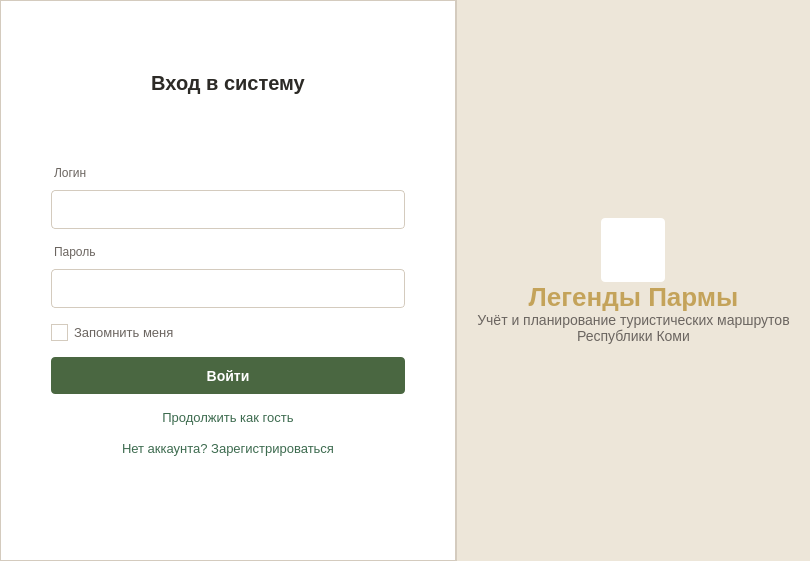
<?xml version="1.0" encoding="UTF-8"?>
<ui version="4.0">
 <class>LoginWindow</class>
 <widget class="QMainWindow" name="LoginWindow">
  <property name="geometry">
   <rect>
    <x>0</x>
    <y>0</y>
    <width>788</width>
    <height>561</height>
   </rect>
  </property>
  <property name="windowTitle">
   <string>LoginWindow</string>
  </property>
  <property name="styleSheet">
   <string notr="true">QMainWindow {
    background-color: #F5F0E8;
    color: #2C2A26;
}</string>
  </property>
  <widget class="QWidget" name="centralwidget">
   <layout class="QHBoxLayout" name="mainGlobalLayout" stretch="1,0,1">
    <property name="spacing">
     <number>0</number>
    </property>
    <property name="leftMargin">
     <number>0</number>
    </property>
    <property name="topMargin">
     <number>0</number>
    </property>
    <property name="rightMargin">
     <number>0</number>
    </property>
    <property name="bottomMargin">
     <number>0</number>
    </property>
    <item>
     <widget class="QFrame" name="leftPanel">
      <property name="frameShape">
       <enum>QFrame::Shape::NoFrame</enum>
      </property>
      <property name="styleSheet">
       <string notr="true">#leftPanel {
    background-color: #FFFFFF;
    border: 1px solid #D4CBBE;
}</string>
      </property>
      <layout class="QVBoxLayout" name="leftLayout">
       <property name="spacing">
        <number>16</number>
       </property>
       <property name="leftMargin">
        <number>50</number>
       </property>
       <property name="topMargin">
        <number>70</number>
       </property>
       <property name="rightMargin">
        <number>50</number>
       </property>
       <property name="bottomMargin">
        <number>50</number>
       </property>
       <item>
        <widget class="QLabel" name="loginsystem">
         <property name="styleSheet">
          <string notr="true">background: transparent;
font-size:20px;
font-weight:600;
color:#2C2A26;</string>
         </property>
         <property name="text">
          <string>Вход в систему</string>
         </property>
         <property name="alignment">
          <set>Qt::AlignmentFlag::AlignCenter</set>
         </property>
        </widget>
       </item>
       <item>
        <spacer name="topFormSpacer">
         <property name="orientation">
          <enum>Qt::Orientation::Vertical</enum>
         </property>
         <property name="sizeHint" stdset="0">
          <size>
           <width>20</width>
           <height>30</height>
          </size>
         </property>
        </spacer>
       </item>
       <item>
        <layout class="QVBoxLayout" name="inputs">
         <property name="spacing">
          <number>16</number>
         </property>
         <item>
          <layout class="QVBoxLayout" name="login">
           <property name="spacing">
            <number>5</number>
           </property>
           <item>
            <widget class="QLabel" name="login_lb">
             <property name="cursor">
              <cursorShape>PointingHandCursor</cursorShape>
             </property>
             <property name="styleSheet">
              <string notr="true">background: transparent;
font-size:12px;
color:#6B6560;
margin-bottom:5px;</string>
             </property>
             <property name="text">
              <string>Логин</string>
             </property>
            </widget>
           </item>
           <item>
            <widget class="QLineEdit" name="login_in">
             <property name="minimumSize">
              <size>
               <width>0</width>
               <height>35</height>
              </size>
             </property>
             <property name="styleSheet">
              <string notr="true">QLineEdit {
    background-color: #FFFFFF;
    color: #2C2A26;
    border: 1px solid #D4CBBE;
    border-radius: 4px;
    padding: 0 10px;
	width:332px;
	height:auto
}
QLineEdit:hover {
    border: 1px solid #B8AE9E;
}
QLineEdit:focus {
    border: 1px solid #4A6741;
}</string>
             </property>
            </widget>
           </item>
          </layout>
         </item>
         <item>
          <layout class="QVBoxLayout" name="passw">
           <property name="spacing">
            <number>5</number>
           </property>
           <item>
            <widget class="QLabel" name="pasw_lb">
             <property name="styleSheet">
              <string notr="true">background: transparent;
font-size:12px;
color:#6B6560;
margin-bottom:5px;</string>
             </property>
             <property name="text">
              <string>Пароль</string>
             </property>
            </widget>
           </item>
           <item>
            <widget class="QLineEdit" name="passw_in">
             <property name="echoMode">
              <enum>QLineEdit::EchoMode::Password</enum>
             </property>
             <property name="minimumSize">
              <size>
               <width>0</width>
               <height>35</height>
              </size>
             </property>
             <property name="styleSheet">
              <string notr="true">QLineEdit {
    background-color: #FFFFFF;
    color: #2C2A26;
    border: 1px solid #D4CBBE;
    border-radius: 4px;
    padding: 0 10px;
	width:332px;
	height:auto
}
QLineEdit:hover {
    border: 1px solid #B8AE9E;
}
QLineEdit:focus {
    border: 1px solid #4A6741;
}</string>
             </property>
            </widget>
           </item>
          </layout>
         </item>
        </layout>
       </item>
       <item>
        <widget class="QCheckBox" name="checkBox_remember">
         <property name="styleSheet">
          <string notr="true">QCheckBox {
    background: transparent;
    font-size: 13px;
    color: #6B6560;
}
QCheckBox::indicator {
    width: 15px;
    height: 15px;
    border: 1px solid #D4CBBE;
    background-color: #FFFFFF;
}
QCheckBox::indicator:hover {
    border: 1px solid #3D5636;
}
QCheckBox::indicator:checked {
    background-color: #4A6741;
    border: 1px solid #4A6741;
}
QCheckBox::indicator:pressed {
    background-color: #334A2E;
}</string>
         </property>
         <property name="text">
          <string>Запомнить меня</string>
         </property>
         <property name="iconSize">
          <size>
           <width>10</width>
           <height>10</height>
          </size>
         </property>
        </widget>
       </item>
       <item>
        <widget class="QPushButton" name="login_btn">
         <property name="minimumSize">
          <size>
           <width>0</width>
           <height>32</height>
          </size>
         </property>
         <property name="cursor">
          <cursorShape>PointingHandCursor</cursorShape>
         </property>
         <property name="styleSheet">
          <string notr="true">QPushButton {
    background-color: #4A6741;
    color: #FFFFFF;
    font-size: 14px;
    font-weight: 600;
    border-radius: 4px;
    border: none;
	width:332px;
	height:auto
}
QPushButton:hover {
    background-color: #3D5636;
}
QPushButton:pressed {
    background-color: #334A2E;
}
QPushButton:disabled {
    background-color: #A8B5A0;
    color: #FFFFFF;
}</string>
         </property>
         <property name="text">
          <string>Войти</string>
         </property>
        </widget>
       </item>
       <item>
        <layout class="QVBoxLayout" name="link_btns">
         <item>
          <widget class="QPushButton" name="guest_btn">
           <property name="cursor">
            <cursorShape>PointingHandCursor</cursorShape>
           </property>
           <property name="styleSheet">
            <string notr="true">QPushButton {
    background: transparent;
    border: none;
    color: #3D6B4F;
    text-align: center;
    font-size: 13px;
}
QPushButton:hover {
    color: #2F543D;
    text-decoration: underline;
}
QPushButton:pressed {
    color: #254432;
}</string>
           </property>
           <property name="text">
            <string>Продолжить как гость</string>
           </property>
          </widget>
         </item>
         <item>
          <widget class="QPushButton" name="reg_btn">
           <property name="cursor">
            <cursorShape>PointingHandCursor</cursorShape>
           </property>
           <property name="styleSheet">
            <string notr="true">QPushButton {
    background: transparent;
    border: none;
    color: #3D6B4F;
    text-align: center;
    font-size: 13px;
}
QPushButton:hover {
    color: #2F543D;
    text-decoration: underline;
}
QPushButton:pressed {
    color: #254432;
}</string>
           </property>
           <property name="text">
            <string>Нет аккаунта? Зарегистрироваться</string>
           </property>
          </widget>
         </item>
        </layout>
       </item>
       <item>
        <spacer name="leftBottomSpacer">
         <property name="orientation">
          <enum>Qt::Orientation::Vertical</enum>
         </property>
         <property name="sizeHint" stdset="0">
          <size>
           <width>20</width>
           <height>40</height>
          </size>
         </property>
        </spacer>
       </item>
      </layout>
     </widget>
    </item>
    <item>
     <widget class="QFrame" name="dividerLine">
      <property name="minimumSize">
       <size>
        <width>1</width>
        <height>0</height>
       </size>
      </property>
      <property name="maximumSize">
       <size>
        <width>1</width>
        <height>16777215</height>
       </size>
      </property>
      <property name="frameShape">
       <enum>QFrame::Shape::NoFrame</enum>
      </property>
      <property name="styleSheet">
       <string notr="true">#dividerLine {
    background-color: #D4CBBE;
}</string>
      </property>
     </widget>
    </item>
    <item>
     <widget class="QFrame" name="rightPanel">
      <property name="frameShape">
       <enum>QFrame::Shape::NoFrame</enum>
      </property>
      <property name="styleSheet">
       <string notr="true">#rightPanel {
    background-color: #EDE6D9;
}</string>
      </property>
      <layout class="QVBoxLayout" name="rightLayout">
       <property name="spacing">
        <number>0</number>
       </property>
       <property name="leftMargin">
        <number>20</number>
       </property>
       <property name="topMargin">
        <number>20</number>
       </property>
       <property name="rightMargin">
        <number>20</number>
       </property>
       <property name="bottomMargin">
        <number>20</number>
       </property>
       <item>
        <spacer name="rightTopSpacer">
         <property name="orientation">
          <enum>Qt::Orientation::Vertical</enum>
         </property>
         <property name="sizeHint" stdset="0">
          <size>
           <width>20</width>
           <height>40</height>
          </size>
         </property>
        </spacer>
       </item>
       <item>
        <layout class="QGridLayout" name="gridLayout">
         <item row="0" column="0" alignment="Qt::AlignmentFlag::AlignHCenter">
          <widget class="QLabel" name="logo">
           <property name="minimumSize">
            <size>
             <width>64</width>
             <height>64</height>
            </size>
           </property>
           <property name="maximumSize">
            <size>
             <width>64</width>
             <height>64</height>
            </size>
           </property>
           <property name="styleSheet">
            <string notr="true">QLabel {
    background-color: #FFFFFF;
    border-radius: 4px;
}
QLabel:hover {
    border: 2px solid #B8934A;
}
QLabel:pressed {
    border: 2px solid #A6823F;
}</string>
           </property>
           <property name="text">
            <string/>
           </property>
           <property name="pixmap">
            <pixmap resource="../qrc/login_res.qrc">:/login/icons/logo.png</pixmap>
           </property>
           <property name="scaledContents">
            <bool>true</bool>
           </property>
           <property name="alignment">
            <set>Qt::AlignmentFlag::AlignCenter</set>
           </property>
          </widget>
         </item>
         <item row="2" column="0">
          <widget class="QLabel" name="name">
           <property name="styleSheet">
            <string notr="true">background: transparent;
font-size:26px;
font-weight:600;
color:#C4A35A</string>
           </property>
           <property name="text">
            <string>Легенды Пармы</string>
           </property>
           <property name="alignment">
            <set>Qt::AlignmentFlag::AlignCenter</set>
           </property>
          </widget>
         </item>
         <item row="3" column="0">
          <widget class="QLabel" name="description">
           <property name="styleSheet">
            <string notr="true">background: transparent;
color:#6B6560;
font-size:14px;</string>
           </property>
           <property name="text">
            <string>Учёт и планирование туристических маршрутов
Республики Коми</string>
           </property>
           <property name="alignment">
            <set>Qt::AlignmentFlag::AlignCenter</set>
           </property>
          </widget>
         </item>
        </layout>
       </item>
       <item>
        <spacer name="rightBottomSpacer">
         <property name="orientation">
          <enum>Qt::Orientation::Vertical</enum>
         </property>
         <property name="sizeHint" stdset="0">
          <size>
           <width>20</width>
           <height>40</height>
          </size>
         </property>
        </spacer>
       </item>
      </layout>
     </widget>
    </item>
   </layout>
  </widget>
 </widget>
 <resources>
  <include location="../qrc/login_res.qrc"/>
 </resources>
 <connections/>
</ui>
